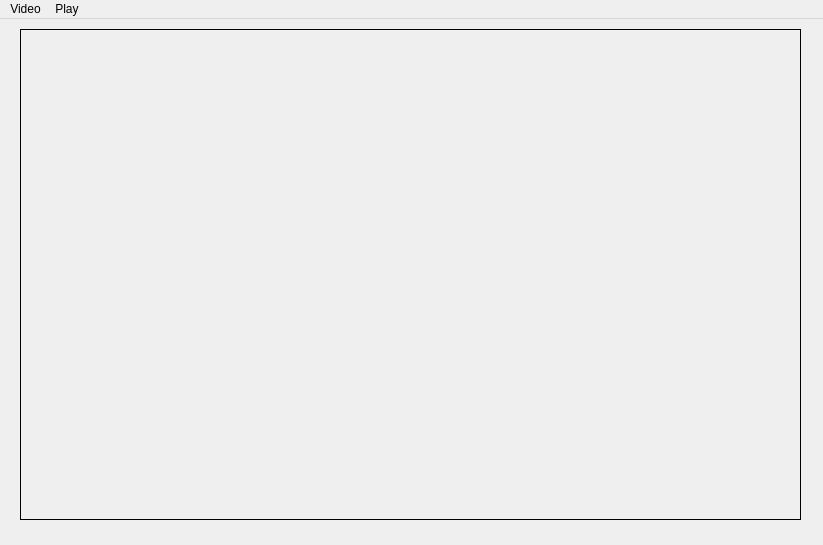
<?xml version="1.0" encoding="UTF-8"?>
<ui version="4.0">
 <class>VideoPlayer</class>
 <widget class="QMainWindow" name="VideoPlayer">
  <property name="geometry">
   <rect>
    <x>0</x>
    <y>0</y>
    <width>823</width>
    <height>545</height>
   </rect>
  </property>
  <property name="windowTitle">
   <string>VideoPlayer</string>
  </property>
  <widget class="QWidget" name="centralWidget">
   <widget class="VideoWidget" name="inputFrame">
    <property name="geometry">
     <rect>
      <x>20</x>
      <y>10</y>
      <width>781</width>
      <height>491</height>
     </rect>
    </property>
    <property name="frameShape">
     <enum>QFrame::Box</enum>
    </property>
    <property name="text">
     <string/>
    </property>
    <property name="scaledContents">
     <bool>false</bool>
    </property>
    <property name="alignment">
     <set>Qt::AlignCenter</set>
    </property>
   </widget>
  </widget>
  <widget class="QMenuBar" name="menuBar">
   <property name="geometry">
    <rect>
     <x>0</x>
     <y>0</y>
     <width>823</width>
     <height>21</height>
    </rect>
   </property>
   <widget class="QMenu" name="menuVideo">
    <property name="title">
     <string>Video</string>
    </property>
    <addaction name="actionKamera_ffnen"/>
   </widget>
   <widget class="QMenu" name="menuPlay">
    <property name="title">
     <string>Play</string>
    </property>
    <addaction name="actionPlay"/>
   </widget>
   <addaction name="menuVideo"/>
   <addaction name="menuPlay"/>
  </widget>
  <action name="actionVideodatei_ffnen">
   <property name="text">
    <string>Videodatei Öffnen ...</string>
   </property>
  </action>
  <action name="actionKamera_ffnen">
   <property name="text">
    <string>Kamera Öffnen</string>
   </property>
  </action>
  <action name="actionPlay">
   <property name="text">
    <string>Play</string>
   </property>
  </action>
 </widget>
 <layoutdefault spacing="6" margin="11"/>
 <customwidgets>
  <customwidget>
   <class>VideoWidget</class>
   <extends>QLabel</extends>
   <header>videowidget.h</header>
  </customwidget>
 </customwidgets>
 <resources/>
 <connections/>
</ui>
